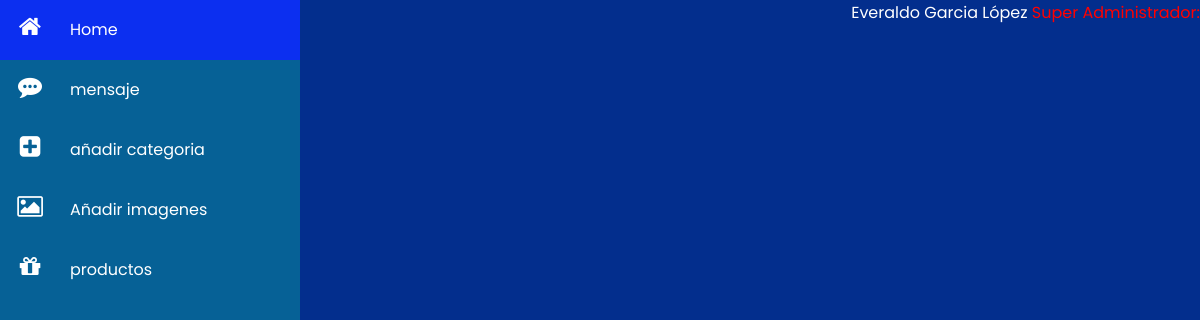
Page /Almacenista/dashalmacen.php (signed in) on the committed database.
### tables this page shows
CREATE TABLE `usuarios` (
  `idUsuario` int(11) NOT NULL,
  `nombreUs` varchar(20) NOT NULL,
  `apellidosUs` varchar(60) NOT NULL,
  `emailUs` varchar(50) NOT NULL,
  `telefonoUs` varchar(20) NOT NULL,
  `contrasenaUs` varchar(50) NOT NULL,
  `fotoUs` varchar(100) NOT NULL,
  `estatus` int(5) NOT NULL,
  `idDireccion` int(11) NOT NULL,
  `idCreditCards` int(11) NOT NULL,
  `idRolUsuario` int(11) NOT NULL
);

CREATE TABLE `rolusuario` (
  `idRolUsuario` int(11) NOT NULL,
  `nombreRol` varchar(30) NOT NULL
);

### Almacenista/dashalmacen.php (the view, shortened to what this page needs)
<?php
 include '../bd/conexion1.php';
if(isset($_SESSION['idRolUsuario']) && isset($_SESSION['idUsuario'])){
    $consulta=mysqli_query($conexion,"SELECT us.idUsuario, us.nombreUs, us.apellidosUs, us.emailUs,rou.idRolUsuario, rou.nombreRol FROM usuarios AS us
    INNER JOIN rolusuario as rou on us.idRolUsuario=rou.idRolUsuario WHERE us.idRolUsuario ='$_SESSION[idRolUsuario]' and us.idUsuario='$_SESSION[idUsuario]';
    ");
    ?>
<!DOCTYPE html>
<html lang="en">
<head>
    <link rel="stylesheet" href="path/to/font-awesome/css/font-awesome.min.css">
    <link rel="stylesheet" href="https://stackpath.bootstrapcdn.com/font-awesome/4.7.0/css/font-awesome.min.css">
    <link rel="stylesheet" type="text/css" href="css/dashalmacen.css">
</head>
<body>
<?php
while($fila = mysqli_fetch_array($consulta)){
             ?>
              <div id="datosus"  style="float:right;">
             <span id="spannombre" style="color:white;"><?php echo $fila['nombreUs'];?></span>
             <span id="spannombre"style="color:white;"><?php echo $fila['apellidosUs'];?></span>
             <span id="spanrol"style="color:red;"><?php echo $fila['nombreRol'];?>:</span>
             </div>
             <?php }?>
    <div class="navigation">
<ul>
<li>
<a href="../index.php">
<span class="icon"><i class="fa fa-home" aria-hidden="true"></i></span>
<span class="title">Home</span>
</a>
</li>
<li>
<a href="../chat/formchat.php">
<span class="icon"><i class="fa fa-commenting" aria-hidden="true"></i></span>
<span class="title">mensaje</span>
</a>
</li>
<li>
    <a href="formcategorias.php">
    <span class="icon"><i class="fa fa-plus-square" aria-hidden="true"></i></span>
    <span class="title">añadir categoria</span>
    </a>
    </li>
    <li>
        <a href="fotoindex.php">
        <span class="icon"><i class="fa fa-picture-o" aria-hidden="true"></i></span>
        <span class="title">Añadir imagenes</span>
        </a>
        </li>
        <li>
            <a href="#">
            <span class="icon"><i class="fa fa-gift" aria-hidden="true"></i></span>
            <span class="title">productos</span>
            </a>
            </li>
</ul>
    </div>
</body>
</html>
<?php
}
else
{
    header("location:../index.php");
}
?>

### Almacenista/css/dashalmacen.css (style rules this page uses)
* { margin:0; padding:0; box-sizing: border-box; font-family:'Poppins', sans-serif; }
body { min-height: 100vh; background:#032e8d; }
.navigation { position: fixed; width: 60px; height:100%; background:#066196; transition: 0.5s; overflow: hidden; }
.navigation ul { position:absolute; top:0; left:0; width: 100%; }
.navigation ul li { position: relative; width: 100%; list-style: none; }
.navigation ul li a { position: relative; display: block; width: 100%; display: flex; text-decoration: none; color: #fff; }
.navigation ul li a .icon { position: relative; display: block; min-width: 60px; height: 60px; line-height: 60px; text-align: center; }
.navigation ul li a .icon .fa { font-size: 24px; }
.navigation ul li a .title { position: relative; display: block; padding: 0 10px; height: 60px; line-height: 60px; text-align: start; white-space: nowrap; }

### rows in the picture
usuarios: nombreUs "Everaldo", apellidosUs "Garcia López", idRolUsuario.nombreRol "Super Administrador"
